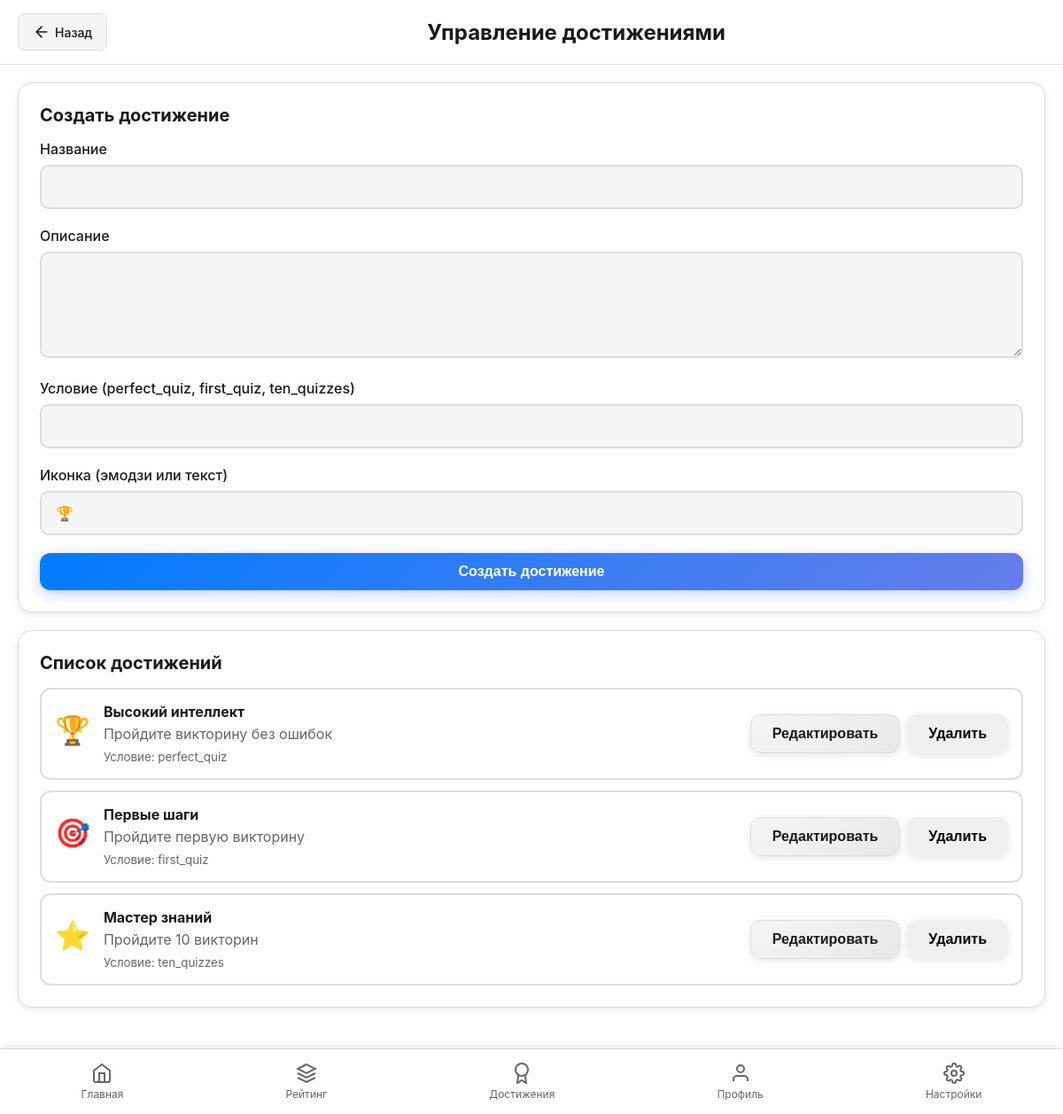
/admin/achievements (signed in), run on the app's committed database.
### models.py (models this page shows)
class Achievement(db.Model):
    id = db.Column(db.Integer, primary_key=True)
    name = db.Column(db.String(100), nullable=False)
    description = db.Column(db.Text, nullable=False)
    icon = db.Column(db.String(255), nullable=True)
    condition = db.Column(db.String(50), nullable=False)  # perfect_quiz, etc.
    users = db.relationship("UserAchievement", backref="achievement", lazy=True)

### routes.py (the view)
@app.route('/admin/achievements', methods=['GET'])
@login_required
def admin_achievements():
    if current_user.role != "administrator":
        return jsonify({"success": False, "message": "Access denied"}), 403
    achievements = Achievement.query.all()
    return render_template('admin_achievements.html', achievements=achievements)

### app.py (called while the page is built)
@login_manager.user_loader
def load_user(user_id):
    try:
        return User.query.get(int(user_id))
    except (ValueError, TypeError):
        return None

### templates/admin_achievements.html (shortened to what this page needs)
{% extends "base.html" %}
{% block content %}
<div class="header">
    <a href="{{ url_for('main') }}" class="btn-back">
        <svg xmlns="http://www.w3.org/2000/svg" width="20" height="20" viewBox="0 0 24 24" fill="none" stroke="currentColor" stroke-width="2" stroke-linecap="round" stroke-linejoin="round" style="margin-right: 5px;">
            <path d="M19 12H5M12 19l-7-7 7-7"/>
        </svg>
        Назад
    </a>
    <h2>Управление достижениями</h2>
</div>
<div class="container">
    <div class="card mb-20">
        <h3 class="card-title">Создать достижение</h3>
        <form id="addAchievementForm">
            <div class="form-group">
                <label class="form-label">Название</label>
                <input type="text" class="form-input" name="name" required>
            </div>
            <div class="form-group">
                <label class="form-label">Описание</label>
                <textarea class="form-textarea" name="description" required></textarea>
            </div>
            <div class="form-group">
                <label class="form-label">Условие (perfect_quiz, first_quiz, ten_quizzes)</label>
                <input type="text" class="form-input" name="condition" required>
            </div>
            <div class="form-group">
                <label class="form-label">Иконка (эмодзи или текст)</label>
                <input type="text" class="form-input" name="icon" value="🏆">
            </div>
            <button type="submit" class="btn btn-primary btn-block">Создать достижение</button>
        </form>
    </div>
    <div class="card">
        <h3 class="card-title">Список достижений</h3>
        <div class="achievements-list">
            {% for achievement in achievements %}
            <div class="achievement-item" data-achievement-id="{{ achievement.id }}">
                <div class="achievement-info">
                    <div class="achievement-icon">{{ achievement.icon }}</div>
                    <div>
                        <h4>{{ achievement.name }}</h4>
                        <p style="color: var(--text-secondary); margin: 5px 0;">{{ achievement.description }}</p>
                        <small style="color: var(--text-secondary);">Условие: {{ achievement.condition }}</small>
                    </div>
                </div>
                <div class="achievement-actions">
                    <button class="btn btn-secondary edit-achievement" data-id="{{ achievement.id }}">Редактировать</button>
                    <button class="btn btn-danger delete-achievement" data-id="{{ achievement.id }}">Удалить</button>
                </div>
            </div>
            {% endfor %}
        </div>
    </div>
</div>
{% endblock %}

### static/css/themes.css (style rules this page uses)
:root[data-theme="light"] { --bg-primary: #ffffff; --bg-secondary: #f5f5f5; --bg-tertiary: #e8e8e8; --text-primary: #1a1a1a; --text-secondary: #666666; --accent: #007bff; --accent-hover: #0056b3; --accent-dark: #004085; --accent-rgb: 0, 123, 255; --border: #dddddd; --border-color: #dddddd; --success: #28a745; --error: #dc3545; --card-bg: #ffffff; --card-bg-secondary: #f8f9fa; --shadow: rgba(0, 0, 0, 0.1); }
body { background-color: var(--bg-primary); color: var(--text-primary); transition: background-color 0.3s, color 0.3s; }
.card { background-color: var(--card-bg); border: 1px solid var(--border); box-shadow: 0 2px 8px var(--shadow); }
.btn-primary { background-color: var(--accent); border-color: var(--accent); color: white; }

### static/css/main.css (style rules this page uses)
* { margin: 0; padding: 0; box-sizing: border-box; }
body { font-family: -apple-system, BlinkMacSystemFont, 'Segoe UI', Roboto, Oxygen, Ubuntu, Cantarell, sans-serif; background-color: var(--bg-primary); color: var(--text-primary); min-height: 100vh; padding-bottom: 80px; }
.container { max-width: 100%; padding: 20px; margin: 0 auto; }
.header { display: flex; justify-content: space-between; align-items: center; padding: 15px 20px; background-color: var(--card-bg); border-bottom: 1px solid var(--border); position: sticky; top: 0; z-index: 100; }
.card { background-color: var(--card-bg); border-radius: 16px; padding: 24px; margin-bottom: 20px; border: 1px solid var(--border); box-shadow: 0 2px 8px var(--shadow); transition: all 0.3s ease; }
.card-title { font-size: 20px; font-weight: 700; margin-bottom: 16px; color: var(--text-primary); display: flex; align-items: center; gap: 10px; }
.btn { padding: 12px 24px; border: none; border-radius: 12px; font-size: 16px; font-weight: 600; cursor: pointer; transition: all 0.3s ease; display: inline-block; text-align: center; text-decoration: none; box-shadow: 0 2px 8px rgba(0, 0, 0, 0.1); position: relative; overflow: hidden; }
.btn::before { content: ''; position: absolute; top: 50%; left: 50%; width: 0; height: 0; border-radius: 50%; background: rgba(255, 255, 255, 0.2); transform: translate(-50%, -50%); transition: width 0.6s, height 0.6s; }
.btn-primary { background: linear-gradient(135deg, var(--accent) 0%, #667eea 100%); color: white; box-shadow: 0 4px 15px rgba(102, 126, 234, 0.4); }
.btn-secondary { background: linear-gradient(135deg, var(--bg-secondary) 0%, var(--bg-tertiary) 100%); color: var(--text-primary); border: 1px solid var(--border); box-shadow: 0 2px 8px rgba(0, 0, 0, 0.1); }
.btn-back { display: inline-flex; align-items: center; padding: 10px 16px; background-color: var(--bg-secondary); color: var(--text-primary); border: 1px solid var(--border); border-radius: 8px; text-decoration: none; font-size: 14px; font-weight: 500; transition: all 0.3s ease; cursor: pointer; }
.btn-back svg { transition: transform 0.3s ease; }
.btn-block { width: 100%; display: block; }
.form-group { margin-bottom: 20px; }
.form-label { display: block; margin-bottom: 8px; font-weight: 500; color: var(--text-primary); }
.form-input { width: 100%; padding: 14px 16px; border: 2px solid var(--border); border-radius: 10px; background-color: var(--bg-secondary); color: var(--text-primary); font-size: 16px; transition: all 0.3s ease; }
.form-textarea { width: 100%; padding: 14px 16px; border: 2px solid var(--border); border-radius: 10px; background-color: var(--bg-secondary); color: var(--text-primary); font-size: 16px; min-height: 120px; resize: vertical; font-family: inherit; transition: all 0.3s ease; }
.achievement-icon { display: flex; align-items: center; justify-content: center; margin-bottom: 10px; min-height: 48px; }
.mb-20 { margin-bottom: 20px; }

### templates/admin_achievements.html (style rules this page uses)
.achievements-list { display: flex; flex-direction: column; gap: 12px; }
.achievement-item { display: flex; justify-content: space-between; align-items: center; padding: 15px; background: var(--card-bg); border: 2px solid var(--border-color); border-radius: 12px; }
.achievement-info { display: flex; align-items: center; gap: 15px; flex: 1; }
.achievement-icon { font-size: 32px; }
.achievement-actions { display: flex; gap: 8px; }

### data on the page
Achievement: icon "🏆", name "Высокий интеллект", description "Пройдите викторину без ошибок", condition "perfect_quiz"
Achievement: icon "🎯", name "Первые шаги", description "Пройдите первую викторину", condition "first_quiz"
Achievement: icon "⭐", name "Мастер знаний", description "Пройдите 10 викторин", condition "ten_quizzes"
